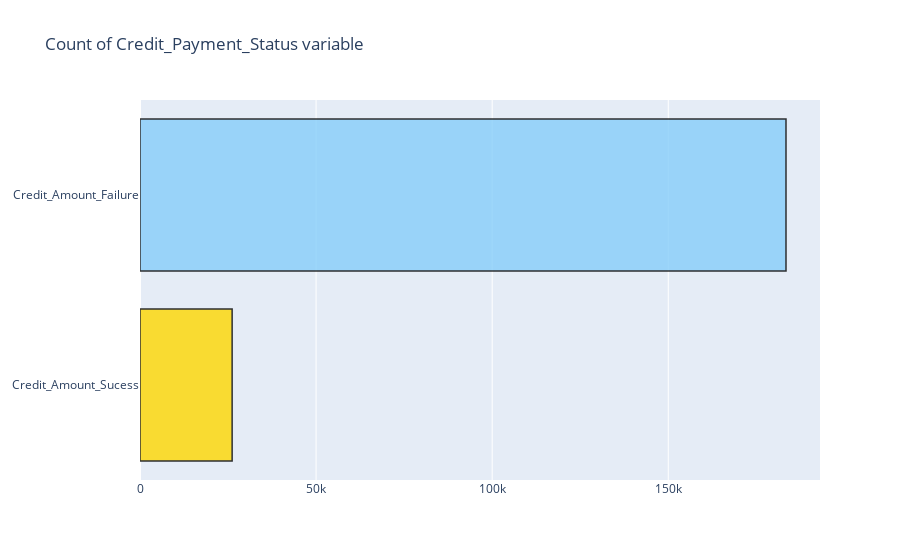
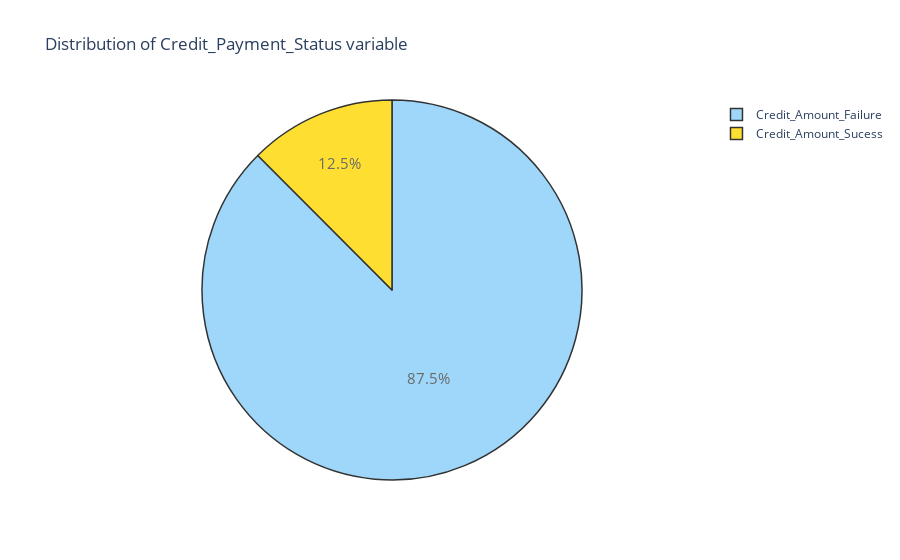

Notebook code cell kept with these figures, in order:
### Code cell
import warnings
import plotly.offline as py
py.init_notebook_mode(connected=True)
import plotly.graph_objs as go
import plotly.tools as tls
import plotly.figure_factory as ff
warnings.filterwarnings('ignore')
Credit_Amount_Sucess = df[(df['label'] != 0)]
Credit_Amount_Failure = df[(df['label'] == 0)]

#------------COUNT-----------------------
trace = go.Bar(x = (len(Credit_Amount_Failure), len(Credit_Amount_Sucess)), y = ['Credit_Amount_Sucess', 'Credit_Amount_Failure'], orientation = 'h', opacity = 0.8,marker=dict(
        color=['gold', 'lightskyblue'],
        line=dict(color='#000000',width=1.5)))

layout = dict(title =  'Count of Credit_Payment_Status variable')
                    
fig = dict(data = [trace], layout=layout)
py.iplot(fig)

#------------PERCENTAGE-------------------
trace = go.Pie(labels = ['Credit_Amount_Failure', 'Credit_Amount_Sucess'], values = df['label'].value_counts(), 
               textfont=dict(size=15),opacity = 0.8, 
               marker=dict(colors=['lightskyblue','gold'], 
                           line=dict(color='#000000', width=1.5)))


layout = dict(title =  'Distribution of Credit_Payment_Status variable')
           
fig = dict(data = [trace], layout=layout)
py.iplot(fig)

### Figure 1 — Plotly figure (JSON) as saved in the notebook; plotly's stock layout.template omitted (floating-point values rounded to 4 significant figures)
{"data": [{"marker": {"color": ["gold", "lightskyblue"], "line": {"color": "#000000", "width": 1.5}}, "opacity": 0.8, "orientation": "h", "type": "bar", "x": [26162, 183431], "y": ["Credit_Amount_Sucess", "Credit_Amount_Failure"]}], "layout": {"title": {"text": "Count of Credit_Payment_Status variable"}}}

### Figure 2 — Plotly figure (JSON) as saved in the notebook; plotly's stock layout.template omitted (floating-point values rounded to 4 significant figures)
{"data": [{"labels": ["Credit_Amount_Failure", "Credit_Amount_Sucess"], "marker": {"colors": ["lightskyblue", "gold"], "line": {"color": "#000000", "width": 1.5}}, "opacity": 0.8, "textfont": {"size": 15}, "type": "pie", "values": [183431, 26162]}], "layout": {"title": {"text": "Distribution of Credit_Payment_Status variable"}}}
